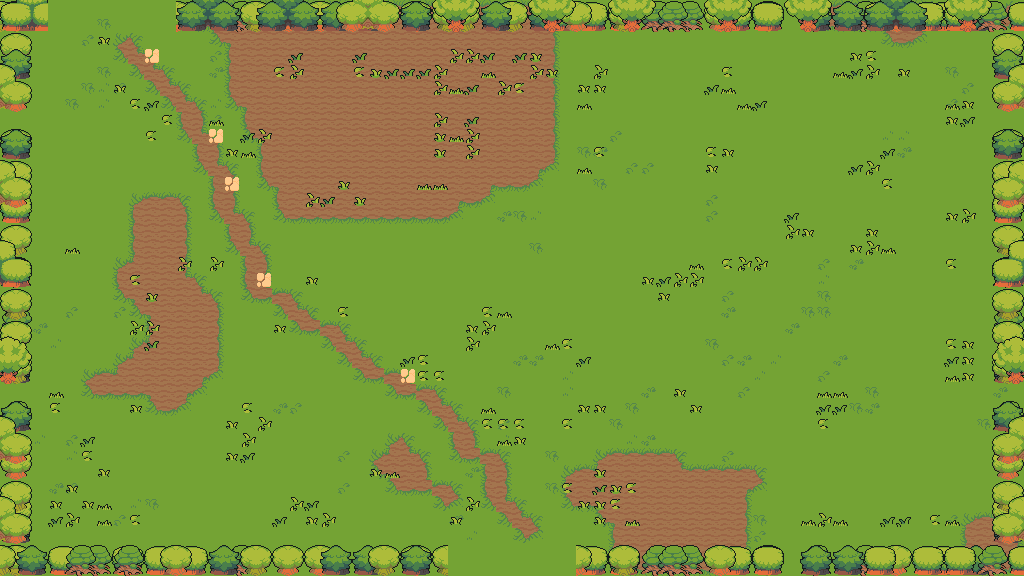

A 2D game scene composited from a Tiled map and its tileset images. What follows is a short description and the map's XML, with each tile layer's data collapsed to a summary:
An orthogonal 64x36 tile map with 16x16 px tiles, 7 tile layers (floor, ground, path, decor, ...), 6 tilesets and 36 objects (20x prop, 9x obstacle, 4x spawn, 2x door, playerStart).

<map version="1.10" tiledversion="1.11.0" orientation="orthogonal" renderorder="right-down" width="64" height="36" tilewidth="16" tileheight="16" infinite="0" nextlayerid="9" nextobjectid="37">
 <properties>
    <property name="chapter" type="int" value="1" />
    <property name="room" type="int" value="15" />
    <property name="isBossRoom" type="bool" value="false" />
 </properties>
 <tileset firstgid="1" source="field.tsx" />
 <tileset firstgid="76" source="nature.tsx" />
 <tileset firstgid="580" source="relief.tsx" />
 <tileset firstgid="820" source="element.tsx" />
 <tileset firstgid="1060" source="floordetail.tsx" />
 <tileset firstgid="1140" source="tilefloor.tsx" />
 <layer id="1" name="floor" width="64" height="36">
  <data>[2304 cells, 2304 non-empty, 5 distinct tile ids]</data>
 </layer>
 <layer id="2" name="ground" width="64" height="36">
  <data>[2304 cells, 490 non-empty, 13 distinct tile ids]</data>
 </layer>
 <layer id="3" name="path" width="64" height="36">
  <data>[2304 cells, 89 non-empty, 9 distinct tile ids]</data>
 </layer>
 <layer id="4" name="decor" width="64" height="36">
  <data>[2304 cells, 190 non-empty, 6 distinct tile ids]</data>
 </layer>
 <layer id="5" name="border-back" width="64" height="36">
  <data>[2304 cells, 272 non-empty, 20 distinct tile ids]</data>
 </layer>
 <layer id="6" name="border-mid" width="64" height="36">
  <data>[2304 cells, 282 non-empty, 20 distinct tile ids]</data>
 </layer>
 <layer id="7" name="border-front" width="64" height="36">
  <data>[2304 cells, 146 non-empty, 41 distinct tile ids]</data>
 </layer>
 <objectgroup id="8" name="objects">
  <object id="1" name="playerStart" x="512" y="368"><point /></object>
  <object id="2" name="spawn" x="480" y="240">
   <properties>
    <property name="role" value="chaser" />
    <property name="wave" type="int" value="1" />
    <property name="elite" type="bool" value="false" />
   </properties>
  <point /></object>
  <object id="3" name="spawn" x="432" y="480">
   <properties>
    <property name="role" value="chaser" />
    <property name="wave" type="int" value="1" />
    <property name="elite" type="bool" value="false" />
   </properties>
  <point /></object>
  <object id="4" name="spawn" x="560" y="184">
   <properties>
    <property name="role" value="caster" />
    <property name="wave" type="int" value="1" />
    <property name="elite" type="bool" value="false" />
   </properties>
  <point /></object>
  <object id="5" name="spawn" x="528" y="488">
   <properties>
    <property name="role" value="tank" />
    <property name="wave" type="int" value="1" />
    <property name="elite" type="bool" value="false" />
   </properties>
  <point /></object>
  <object id="6" name="door" x="512" y="568"><point /></object>
  <object id="7" name="door" x="120" y="8"><point /></object>
  <object id="8" name="obstacle" x="0" y="544" width="448" height="32">
   <properties>
    <property name="kind" value="edge" />
   </properties>
  </object>
  <object id="9" name="obstacle" x="576" y="544" width="448" height="32">
   <properties>
    <property name="kind" value="edge" />
   </properties>
  </object>
  <object id="10" name="obstacle" x="0" y="0" width="48" height="32">
   <properties>
    <property name="kind" value="edge" />
   </properties>
  </object>
  <object id="11" name="obstacle" x="176" y="0" width="848" height="32">
   <properties>
    <property name="kind" value="edge" />
   </properties>
  </object>
  <object id="12" name="obstacle" x="0" y="32" width="32" height="512">
   <properties>
    <property name="kind" value="edge" />
   </properties>
  </object>
  <object id="13" name="obstacle" x="992" y="32" width="32" height="512">
   <properties>
    <property name="kind" value="edge" />
   </properties>
  </object>
  <object id="14" name="obstacle" x="64" y="64" width="32" height="32">
   <properties>
    <property name="kind" value="pit" />
   </properties>
  </object>
  <object id="15" name="obstacle" x="752" y="64" width="48" height="16">
   <properties>
    <property name="kind" value="wall" />
   </properties>
  </object>
  <object id="16" name="obstacle" x="304" y="432" width="32" height="32">
   <properties>
    <property name="kind" value="pillar" />
   </properties>
  </object>
  <object id="17" name="prop" x="32" y="160" width="32" height="32">
   <properties>
    <property name="key" value="tree-pink" />
   </properties>
  </object>
  <object id="18" name="prop" x="64" y="160" width="32" height="32">
   <properties>
    <property name="key" value="tree-round" />
   </properties>
  </object>
  <object id="19" name="prop" x="48" y="192" width="32" height="32">
   <properties>
    <property name="key" value="tree-green" />
   </properties>
  </object>
  <object id="20" name="prop" x="80" y="192" width="32" height="32">
   <properties>
    <property name="key" value="tree-pine" />
   </properties>
  </object>
  <object id="21" name="prop" x="80" y="144" width="16" height="16">
   <properties>
    <property name="key" value="grass-tall" />
   </properties>
  </object>
  <object id="22" name="prop" x="96" y="144" width="16" height="16">
   <properties>
    <property name="key" value="bush-green" />
   </properties>
  </object>
  <object id="23" name="prop" x="32" y="160" width="16" height="16">
   <properties>
    <property name="key" value="grass-tall" />
   </properties>
  </object>
  <object id="24" name="prop" x="348" y="110" width="64" height="48">
   <properties>
    <property name="key" value="tree-cluster-pines" />
   </properties>
  </object>
  <object id="25" name="prop" x="144" y="240" width="16" height="16">
   <properties>
    <property name="key" value="bush-green" />
   </properties>
  </object>
  <object id="26" name="prop" x="630" y="58" width="32" height="32">
   <properties>
    <property name="key" value="tree-small" />
   </properties>
  </object>
  <object id="27" name="prop" x="638" y="204" width="32" height="32">
   <properties>
    <property name="key" value="bush-blue" />
   </properties>
  </object>
  <object id="28" name="prop" x="816" y="192" width="16" height="16">
   <properties>
    <property name="key" value="grass-tall" />
   </properties>
  </object>
  <object id="29" name="prop" x="800" y="64" width="16" height="16">
   <properties>
    <property name="key" value="bush-dark" />
   </properties>
  </object>
  <object id="30" name="prop" x="188" y="318" width="64" height="48">
   <properties>
    <property name="key" value="tree-cluster-green" />
   </properties>
  </object>
  <object id="31" name="prop" x="140" y="446" width="64" height="48">
   <properties>
    <property name="key" value="tree-cluster-pines" />
   </properties>
  </object>
  <object id="32" name="prop" x="48" y="448" width="16" height="16">
   <properties>
    <property name="key" value="grass-tall" />
   </properties>
  </object>
  <object id="33" name="prop" x="240" y="352" width="16" height="16">
   <properties>
    <property name="key" value="grass-tall" />
   </properties>
  </object>
  <object id="34" name="prop" x="716" y="318" width="64" height="48">
   <properties>
    <property name="key" value="tree-cluster-green" />
   </properties>
  </object>
  <object id="35" name="prop" x="976" y="304" width="16" height="16">
   <properties>
    <property name="key" value="bush-green" />
   </properties>
  </object>
  <object id="36" name="prop" x="544" y="448" width="16" height="16">
   <properties>
    <property name="key" value="bush-dark" />
   </properties>
  </object>
 </objectgroup>
</map>
